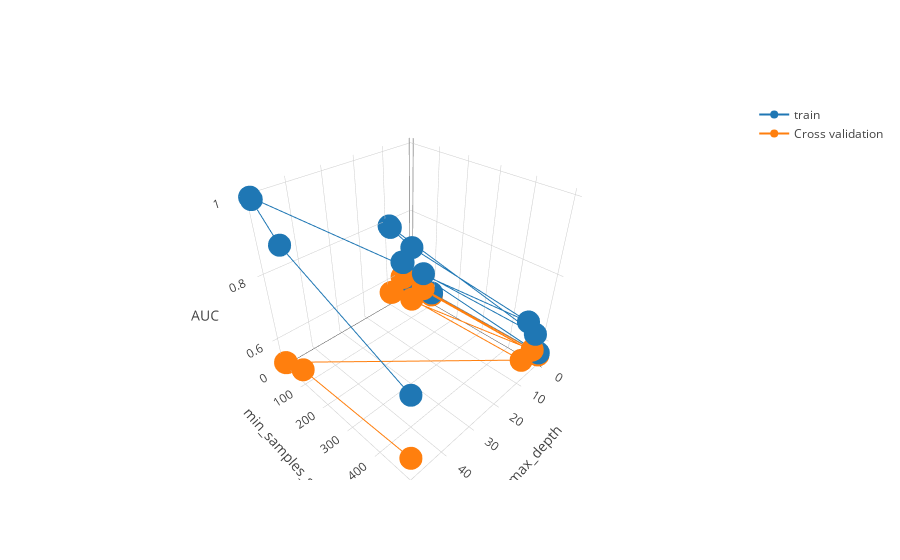

Source (notebook cell):
### Code cell
print(clf.best_estimator_)
results = pd.DataFrame.from_dict(clf.cv_results_)
results = results.sort_values(by=['param_max_depth','param_min_samples_split'])
train_auc= results['mean_train_score']
cv_auc = results['mean_test_score']
d =  results['param_max_depth']
s =  results['param_min_samples_split']
# https://plot.ly/python/3d-axes/
trace1 = go.Scatter3d(x=d,y=s,z=train_auc, name = 'train')
trace2 = go.Scatter3d(x=d,y=s,z=cv_auc, name = 'Cross validation')
data = [trace1, trace2]

layout = go.Layout(scene = dict(
        xaxis = dict(title='max_depth'),
        yaxis = dict(title='min_samples_split'),
        zaxis = dict(title='AUC'),))

fig = go.Figure(data=data, layout=layout)
offline.iplot(fig, filename='3d-scatter-colorscale')

### Figure 1 — Plotly figure (JSON) as saved in the notebook; plotly's stock layout.template omitted (floating-point values rounded to 4 significant figures)
{"data": [{"name": "train", "type": "scatter3d", "uid": "cf51a415-e77f-454e-9147-c778be849a9c", "x": [1, 1, 1, 1, 5, 5, 5, 5, 10, 10, 10, 10, 50, 50, 50, 50], "y": [5, 10, 100, 500, 5, 10, 100, 500, 5, 10, 100, 500, 5, 10, 100, 500], "z": [0.5597, 0.5597, 0.5597, 0.5597, 0.65, 0.65, 0.6495, 0.6477, 0.7914, 0.7882, 0.7578, 0.715, 0.9994, 0.9954, 0.9215, 0.7716]}, {"name": "Cross validation", "type": "scatter3d", "uid": "489a0781-9d10-45e3-a10e-71c5aed11ace", "x": [1, 1, 1, 1, 5, 5, 5, 5, 10, 10, 10, 10, 50, 50, 50, 50], "y": [5, 10, 100, 500, 5, 10, 100, 500, 5, 10, 100, 500, 5, 10, 100, 500], "z": [0.5523, 0.5523, 0.5523, 0.5523, 0.5951, 0.5955, 0.5954, 0.5953, 0.5596, 0.5631, 0.5813, 0.5923, 0.5246, 0.5273, 0.5623, 0.587]}], "layout": {"scene": {"xaxis": {"title": {"text": "max_depth"}}, "yaxis": {"title": {"text": "min_samples_split"}}, "zaxis": {"title": {"text": "AUC"}}}}}
